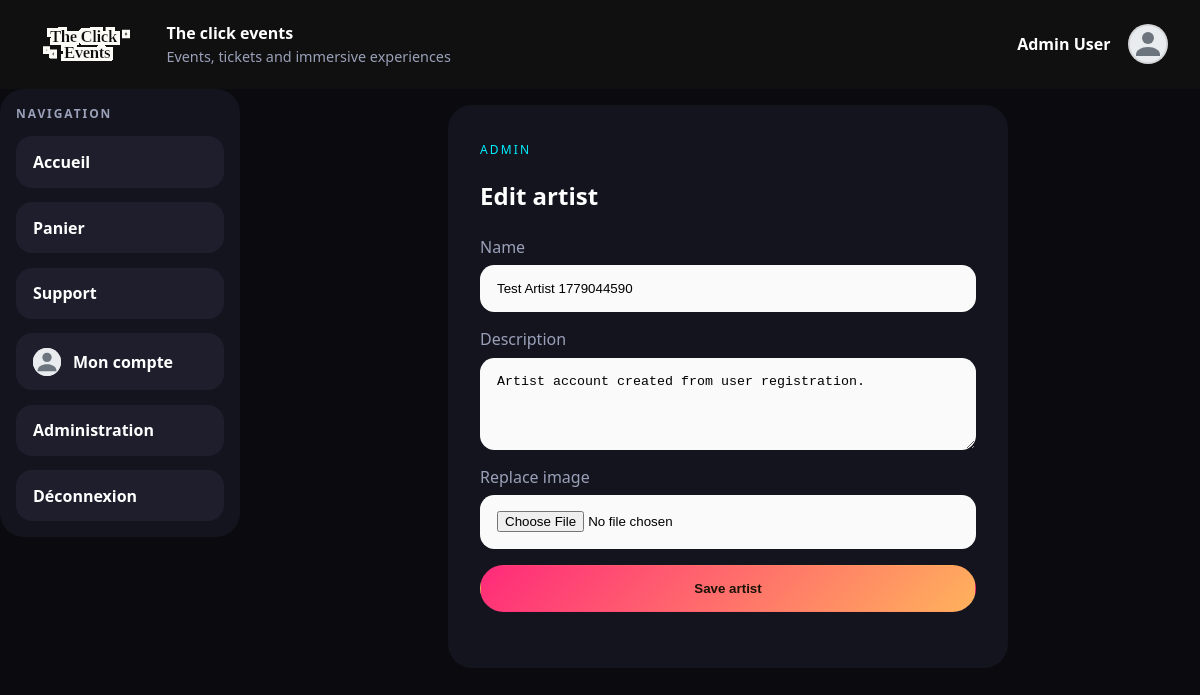
Screenshot of /artists/edit?id=4 (signed in) with the database file from the repository.
### tables this page shows
CREATE TABLE artists (
    id INTEGER PRIMARY KEY AUTOINCREMENT,
    name TEXT NOT NULL,
    slug TEXT NOT NULL UNIQUE,
    description TEXT NOT NULL,
    image_path TEXT DEFAULT NULL,
    created_at TEXT DEFAULT CURRENT_TIMESTAMP
, user_id INTEGER DEFAULT NULL);

### config/bootstrap.php (called while the page is built, shortened)
<?php
spl_autoload_register(static function (string $class): void {
    $prefix = 'App\\';
    $relativeClass = substr($class, strlen($prefix));
    $candidates = [
        APP_PATH . '/' . str_replace('\\', '/', $relativeClass) . '.php',
        CONFIG_PATH . '/' . str_replace('Config\\', '', $relativeClass) . '.php',
    ];
    foreach ($candidates as $file) {
        if (is_file($file)) {
            return;
        }
    }
});
function view(string $template, array $data = []): void
{
    require VIEW_PATH . '/layouts/main.php';
}
function e(?string $value): string
{
    return htmlspecialchars($value ?? '', ENT_QUOTES, 'UTF-8');
}

### app/core/Controller.php (called while the page is built, shortened)
<?php
abstract class Controller
{
    protected function render(string $template, array $data = []): void
    {
        view($template, $data);
    }
}

### app/controllers/ArtistController.php (called while the page is built, shortened)
<?php
final class ArtistController extends Controller
{
    public function edit(): void
    {
        $id = (int) ($_GET['id'] ?? 0);
        $artist = (new Artist())->findById($id);
        $this->render('artist/edit', ['artist' => $artist]);
    }
}

### config/Database.php (called while the page is built, shortened)
<?php
final class Database
{
    private static ?PDO $instance = null;
    public static function connection(): PDO
    {
        $driver = strtolower((string) ($_ENV['DB_DRIVER'] ?? 'sqlite'));
        $sqliteFile = dirname(__DIR__) . '/data/phpjs.sqlite';
        $sqliteDir = dirname($sqliteFile);
        $dsn = 'sqlite:' . $sqliteFile;
        try {
            self::$instance = new PDO($dsn, null, null, [
                PDO::ATTR_ERRMODE => PDO::ERRMODE_EXCEPTION,
                PDO::ATTR_DEFAULT_FETCH_MODE => PDO::FETCH_ASSOC,
            ]);
            self::$instance->exec('PRAGMA foreign_keys = ON');
            self::migrateSqlite(self::$instance);
            $row = self::$instance->query('SELECT COUNT(*) AS count FROM users')->fetch();
        } catch (PDOException $exception) {
            throw new RuntimeException('SQLite connection failed: ' . $exception->getMessage(), 0, $exception);
        }
        return self::$instance;
    }
    private static function migrateSqlite(PDO $pdo): void
    {
        self::ensureColumn($pdo, 'artists', 'user_id', 'INTEGER DEFAULT NULL');
        self::ensureColumn($pdo, 'events', 'category', "TEXT NOT NULL DEFAULT 'concert'");
        self::ensureUniqueIndex($pdo, 'artists', 'user_id');
        self::ensureCartItemsTable($pdo);
    }
    private static function ensureCartItemsTable(PDO $pdo): void
    {
        $columns = $pdo->query('PRAGMA table_info(cart_items)')->fetchAll();
        if ($columns !== false && count($columns) > 0) {
            return;
        }
    }
    private static function ensureColumn(PDO $pdo, string $table, string $column, string $definition): void
    {
        $columns = $pdo->query('PRAGMA table_info(' . $table . ')')->fetchAll();
        foreach ($columns as $existingColumn) {
            if (($existingColumn['name'] ?? null) === $column) {
                return;
            }
        }
    }
    private static function ensureUniqueIndex(PDO $pdo, string $table, string $column): void
    {
        $indexName = $table . '_' . $column . '_unique_idx';
        $indexes = $pdo->query('PRAGMA index_list(' . $table . ')')->fetchAll();
        foreach ($indexes as $index) {
            if (($index['name'] ?? null) === $indexName) {
                return;
            }
        }
    }
}

### app/models/BaseModel.php (called while the page is built, shortened)
<?php
abstract class BaseModel
{
    protected PDO $db;
    public function __construct()
    {
        $this->db = Database::connection();
    }
    protected function fetchOne(string $sql, array $params = []): ?array
    {
        $statement = $this->db->prepare($sql);
        $statement->execute($params);
        $result = $statement->fetch();
        return $result === false ? null : $result;
    }
}

### app/models/Artist.php (called while the page is built, shortened)
<?php
final class Artist extends BaseModel
{
    public function findById(int $id): ?array
    {
        return $this->fetchOne('SELECT * FROM artists WHERE id = :id LIMIT 1', [':id' => $id]);
    }
}

### app/views/artist/edit.php (the view, shortened to what this page needs)
<section class="auth-card">
    <span class="eyebrow">Admin</span>
    <h1>Edit artist</h1>
    <form method="post" action="/artists/update" enctype="multipart/form-data" class="auth-form">
        <label>
            Name
            <input type="text" name="name" value="<?= e($artist['name']) ?>" required>
        </label>
        <label>
            Description
            <textarea name="description" rows="4" required><?= e($artist['description']) ?></textarea>
        </label>
        <label>
            Replace image
            <input type="file" name="image" accept="image/*">
        </label>
        <button type="submit" class="button button-primary">Save artist</button>
    </form>
</section>

### public/css/style.css (style rules this page uses)
:root { --bg: #0a0a0f; --panel: #14141f; --panel-2: #1e1e2d; --text: #ffffff; --muted: #9aa0b8; --accent: #ff2a7a; --accent-2: #00f0ff; --border: transparent; }
* { box-sizing: border-box; }
body { margin: 0; font-family: "Segoe UI", "Helvetica Neue", Arial, sans-serif; background: var(--bg); color: var(--text); }
.eyebrow, .section-heading span, .stats-card span { text-transform: uppercase; letter-spacing: 0.18em; color: var(--accent-2); font-size: 0.75rem; }
.button { display: inline-flex; align-items: center; justify-content: center; padding: 0.95rem 1.35rem; border-radius: 999px; border: 1px solid transparent; font-weight: 700; }
.button-primary { background: linear-gradient(135deg, var(--accent), #ffb25c); color: #1a1206; }
.auth-card { max-width: 560px; margin: 0 auto; padding: 2rem; background: var(--panel); border: none; border-radius: 1.5rem; box-shadow: none; }
.auth-form { display: grid; gap: 1rem; margin: 1.5rem 0; }
.auth-form label { display: grid; gap: 0.45rem; color: var(--muted); }
.auth-form input { width: 100%; padding: 0.95rem 1rem; border-radius: 0.9rem; border: 1px solid var(--border); background: rgba(255, 255, 255, 0.98); color: #000; }
.auth-form textarea, .auth-form select { width: 100%; padding: 0.95rem 1rem; border-radius: 0.9rem; border: 1px solid var(--border); background: rgba(255, 255, 255, 0.98); color: #000; }
.card, .auth-card, .cart-item, .hero-copy, .hero-panel { transition: transform 180ms ease, border-color 180ms ease, box-shadow 180ms ease, background 180ms ease; }

### rows the page displays
artists: name "Test Artist 1779044590", description "Artist account created from user registration."

### other values shown
$_SESSION['user']['full_name'] "Admin User"
